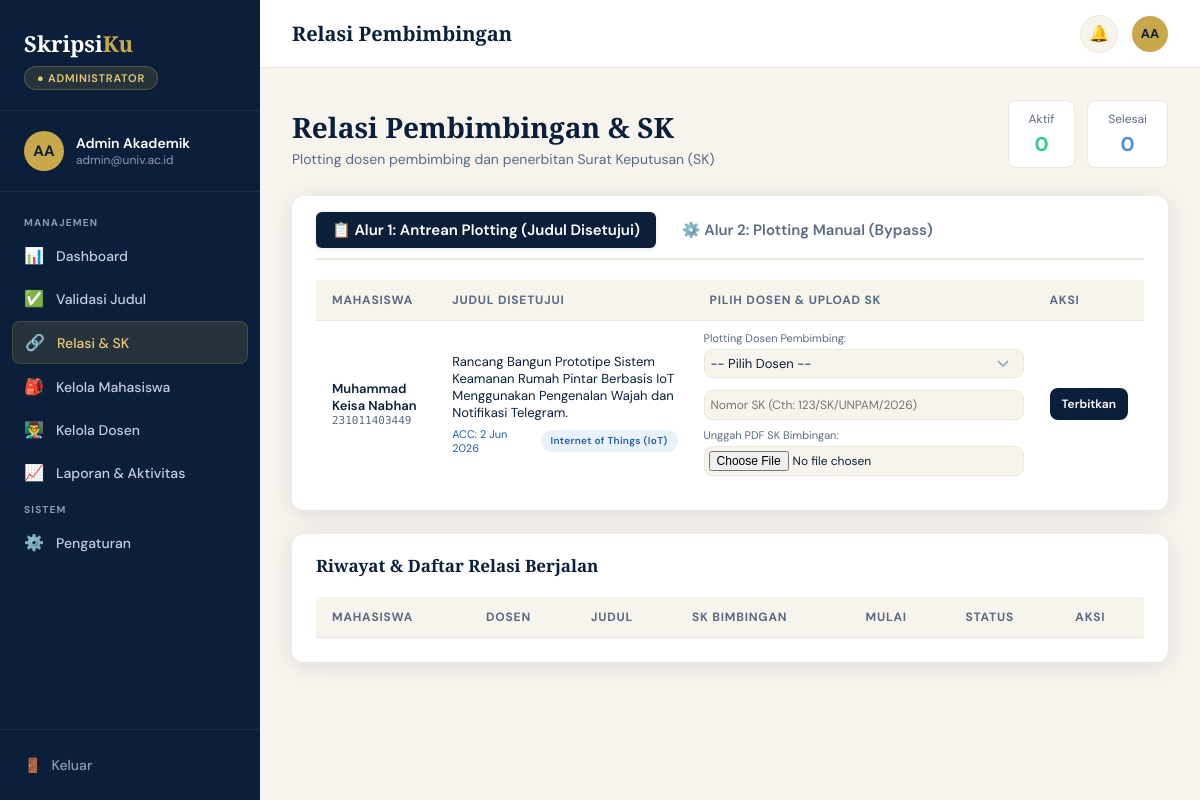
Screenshot of /admin/relasi.php (signed in) with the database file from the repository.
### tables this page shows
CREATE TABLE `judul_skripsi` (
  `id_judul` int(11) NOT NULL,
  `id_mahasiswa` int(11) NOT NULL,
  `judul_indonesia` text NOT NULL,
  `judul_alternatif_1` text DEFAULT NULL,
  `judul_alternatif_2` text DEFAULT NULL,
  `bidang_penelitian` varchar(100) NOT NULL,
  `latar_belakang` text DEFAULT NULL,
  `metode_penelitian` enum('Agile Software Development','Waterfall Model','RAD (Rapid Application Development)','Prototyping','CRISP-DM (Data Science)','Riset Eksperimental','Kuantitatif','Kualitatif','Lainnya') DEFAULT NULL COMMENT 'Metode pengembangan aplikasi atau penelitian',
  `iterasi` tinyint(3) UNSIGNED NOT NULL DEFAULT 1,
  `usulan_dosen` int(11) DEFAULT NULL COMMENT 'ID Dosen yang diusulkan oleh mahasiswa',
  `status` enum('draft','diajukan','revisi','disetujui','ditolak') NOT NULL DEFAULT 'draft',
  `tgl_pengajuan` datetime NOT NULL DEFAULT current_timestamp(),
  `file_proposal` varchar(255) DEFAULT NULL,
  `file_transkrip` varchar(255) DEFAULT NULL
);

CREATE TABLE `user` (
  `id_user` int(11) NOT NULL,
  `nama_lengkap` varchar(100) NOT NULL,
  `email` varchar(100) NOT NULL,
  `password_hash` varchar(255) NOT NULL,
  `role` enum('mahasiswa','dosen','admin') NOT NULL,
  `status` enum('aktif','nonaktif') NOT NULL DEFAULT 'aktif',
  `created_at` timestamp NOT NULL DEFAULT current_timestamp(),
  `updated_at` timestamp NOT NULL DEFAULT current_timestamp() ON UPDATE current_timestamp(),
  `last_login` datetime DEFAULT NULL
);

CREATE TABLE `mahasiswa` (
  `id_mahasiswa` int(11) NOT NULL,
  `id_user` int(11) NOT NULL,
  `id_prodi` int(11) NOT NULL,
  `nim` varchar(20) NOT NULL,
  `angkatan` year(4) NOT NULL,
  `status_skripsi` enum('belum','proses','selesai') NOT NULL DEFAULT 'belum',
  `no_telepon` varchar(15) DEFAULT NULL
);

### config/db.php (called while the page is built, shortened)
<?php
function getDB(): PDO {
    static $pdo = null;
    if ($pdo === null) {
        $dsn = sprintf('mysql:host=%s;dbname=%s;charset=%s', DB_HOST, DB_NAME, DB_CHAR);
        $pdo = new PDO($dsn, DB_USER, DB_PASS, [
            PDO::ATTR_ERRMODE            => PDO::ERRMODE_EXCEPTION,
            PDO::ATTR_DEFAULT_FETCH_MODE => PDO::FETCH_ASSOC,
            PDO::ATTR_EMULATE_PREPARES   => false,
        ]);
    }
    return $pdo;
}
function fetchAll(string $sql, array $params = []): array {
    $stmt = getDB()->prepare($sql);
    $stmt->execute($params);
    return $stmt->fetchAll();
}

### config/auth.php (called while the page is built, shortened)
<?php
function e(?string $s): string {
    return htmlspecialchars((string)$s, ENT_QUOTES, 'UTF-8');
}
require_once __DIR__ . '/format.php';

### config/format.php (called while the page is built, shortened)
<?php
function tgl(?string $waktu, string $format = 'pendek'): string {
    $ts = is_numeric($waktu) ? (int)$waktu : strtotime($waktu);
    $d   = (int)date('j', $ts);
    $m   = (int)date('n', $ts);
    $y   = date('Y', $ts);
    $jam = date('H.i', $ts);
    $hari = NAMA_HARI[(int)date('w', $ts)];
    $pendek = sprintf('%d %s %s', $d, BULAN_PENDEK[$m], $y);
    return match ($format) {
        'jam'       => "$pendek, $jam",
        'hari'      => "$hari, $pendek",
        'harijam'   => "$hari, $pendek, $jam",
        'panjang'   => sprintf('%d %s %s', $d, NAMA_BULAN[$m], $y),
        'lengkap'   => sprintf('%s, %d %s %s', $hari, $d, NAMA_BULAN[$m], $y),
        'tglbln'    => sprintf('%d %s', $d, BULAN_PENDEK[$m]),
        'tglblnjam' => sprintf('%d %s, %s', $d, BULAN_PENDEK[$m], $jam),
        default     => $pendek,
    };
}

### admin/relasi.php (the view, shortened to what this page needs)
<?php
require_once __DIR__ . '/../config/db.php';
require_once __DIR__ . '/../config/auth.php';
$antreanPlotting = fetchAll(
    'SELECT j.id_judul, j.judul_indonesia, j.bidang_penelitian, j.usulan_dosen, m.id_mahasiswa, m.nim, u.nama_lengkap, j.tgl_pengajuan, ud.nama_lengkap AS nama_dosen_usulan
     FROM judul_skripsi j
     JOIN mahasiswa m ON m.id_mahasiswa = j.id_mahasiswa
     JOIN user u ON u.id_user = m.id_user
     LEFT JOIN dosen d_usul ON d_usul.id_dosen = j.usulan_dosen
     LEFT JOIN user ud ON ud.id_user = d_usul.id_user
     WHERE j.status = "disetujui"
     AND NOT EXISTS (
         SELECT 1 FROM bimbingan b WHERE b.id_mahasiswa = m.id_mahasiswa AND b.status = "aktif"
     )
     ORDER BY j.tgl_pengajuan ASC'
);
include __DIR__ . '/../includes/header.php';
include __DIR__ . '/../includes/sidebar.php';
?>
<div class="layout"><main class="main">
<?php include __DIR__ . '/../includes/topbar.php'; ?>
<div class="content">
  <div class="page-header" style="display:flex; justify-content:space-between; align-items:flex-end;">
      <div>
          <h1>Relasi Pembimbingan & SK</h1>
          <p>Plotting dosen pembimbing dan penerbitan Surat Keputusan (SK)</p>
      </div>
      <div style="display:flex; gap:12px;">
          <?php foreach ([
            ['Aktif',  countRows('SELECT COUNT(*) FROM bimbingan WHERE status="aktif"'),    'success'],
            ['Selesai',countRows('SELECT COUNT(*) FROM bimbingan WHERE status="selesai"'), 'info']
          ] as [$l,$n,$b]): ?>
            <div style="background:var(--white); border:1px solid var(--cream-dark); padding:10px 20px; border-radius:8px; text-align:center;">
                <div style="font-size:12px; color:var(--slate); margin-bottom:4px;"><?= $l ?></div>
                <div style="font-size:20px; font-weight:700; color:var(--<?= $b ?>);"><?= $n ?></div>
            </div>
          <?php endforeach; ?>
      </div>
  </div>
  <div class="card tab-container">
      <div class="card-body">
          <div class="tab-header">
              <button class="tab-btn active" onclick="switchTab('ajuan')">📋 Alur 1: Antrean Plotting (Judul Disetujui)</button>
              <button class="tab-btn" onclick="switchTab('manual')">⚙️ Alur 2: Plotting Manual (Bypass)</button>
          </div>
          <div id="tab_ajuan" class="tab-content active">
              <?php if(empty($antreanPlotting)): ?>
                  <div class="empty-state" style="padding: 30px;">
                      <div class="empty-icon">✅</div>
                      <div class="empty-title">Semua Ajuan Telah Diplot</div>
                      <div class="empty-sub">Tidak ada judul disetujui yang menunggu penetapan pembimbing & SK.</div>
                  </div>
              <?php else: ?>
                  <div class="table-wrap">
                      <table>
                          <thead>
                              <tr>
                                  <th>Mahasiswa</th>
                                  <th>Judul Disetujui</th>
                                  <th style="width:340px;">Pilih Dosen & Upload SK</th>
                                  <th style="width:100px;">Aksi</th>
                              </tr>
                          </thead>
                          <tbody>
                              <?php foreach($antreanPlotting as $ap): ?>
                              <tr>
                                  <td>
                                      <div style="font-weight:600; font-size:13px;"><?= e($ap['nama_lengkap']) ?></div>
                                      <div class="mono" style="font-size:11px; color:var(--slate);"><?= e($ap['nim']) ?></div>
                                  </td>
                                  <td style="font-size:13px;">
                                      <?= e($ap['judul_indonesia']) ?>
                                      <div style="display:flex; gap:8px; align-items:center; margin-top:6px;">
                                          <div style="font-size:11px; color:var(--info-text);">ACC: <?= tgl($ap['tgl_pengajuan']) ?></div>
                                          <span class="badge info" style="font-size:10px;"><?= e($ap['bidang_penelitian']) ?></span>
                                      </div>
                                  </td>
                                  <form method="POST" enctype="multipart/form-data"><?= csrfField() ?>
                                      <td style="padding: 10px;">
                                          <div style="font-size:11px; color:var(--slate); margin-bottom:4px;">Plotting Dosen Pembimbing:</div>
                                          <select class="form-input" name="id_dosen" style="padding:6px; font-size:13px; margin-bottom:12px;" required>
                                              <option value="" disabled selected>-- Pilih Dosen --</option>
                                          </select>
                                          <input type="text" class="form-input" name="no_sk" placeholder="Nomor SK (Cth: 123/SK/UNPAM/2026)" style="padding:6px; font-size:12px; margin-bottom:8px;" required>
                                          <div style="font-size:11px; color:var(--slate); margin-bottom:4px;">Unggah PDF SK Bimbingan:</div>
                                          <input type="file" name="file_sk" accept=".pdf" class="form-input" style="padding:4px; font-size:12px;" required>
                                      </td>
                                      <td>
                                          <button type="submit" class="btn btn-primary" style="padding:8px 12px; font-size:12px; width: 100%; justify-content: center;">Terbitkan</button>
                                      </td>
                                  </form>
                              </tr>
                              <?php endforeach; ?>
                          </tbody>
                      </table>
                  </div>
              <?php endif; ?>
          </div>
      </div>
  </div>
  <div class="card">
    <div class="card-header"><div class="card-title">Riwayat & Daftar Relasi Berjalan</div></div>
    <div class="card-body">
      <div class="table-wrap">
        <table>
          <thead><tr><th>Mahasiswa</th><th>Dosen</th><th>Judul</th><th>SK Bimbingan</th><th>Mulai</th><th>Status</th><th>Aksi</th></tr></thead>
        </table>
      </div>
    </div>
  </div>
</div>
<?php include __DIR__ . '/../includes/footer.php'; ?>

### assets/style.css (style rules this page uses)
:root { --navy: #0B1F3A; --navy-mid: #132848; --navy-light: #1E3A5F; --gold: #C9A84C; --gold-light: #E8C97A; --cream: #F7F3ED; --cream-dark: #EDE7DC; --white: #FFFFFF; --slate: #5B6B85; --slate-on-dark: #8B9BB4; --slate-light: #C2CEDF; --success: #2ECC8A; --warn: #F5A623; --danger: #E85454; --info: #4A90D9; --success-text: #12784C; --warn-text: #94590A; --danger-text: #B3261E; --info-text: #1F5FA6; --gold-text: #8A6914; --sidebar-w: 260px; --radius: 12px; --radius-sm: 8px; --shadow: 0 4px 24px rgba(11, 31, 58, 0.10); --shadow-lg: 0 12px 48px rgba(11, 31, 58, 0.18); }
*, *::before, *::after { box-sizing: border-box; margin: 0; padding: 0; }
body { font-family: 'DM Sans', sans-serif; background: var(--cream); color: var(--navy); min-height: 100vh; }
.form-input { width: 100%; padding: 12px 16px; border: 1.5px solid var(--cream-dark); border-radius: var(--radius-sm); font-family: 'DM Sans', sans-serif; font-size: 14px; color: var(--navy); background: var(--cream); transition: border-color .2s, box-shadow .2s; outline: none; }
select.form-input { cursor: pointer; appearance: none; background-repeat: no-repeat; background-position: right 14px center; padding-right: 36px; }
.btn { display: inline-flex; align-items: center; gap: 8px; padding: 11px 20px; border-radius: var(--radius-sm); font-family: 'DM Sans', sans-serif; font-size: 14px; font-weight: 600; cursor: pointer; transition: all .2s; border: none; text-decoration: none; white-space: nowrap; }
.btn-primary { background: var(--navy); color: var(--white); }
.layout { display: flex; min-height: 100vh; }
.main { margin-left: var(--sidebar-w); flex: 1; display: flex; flex-direction: column; min-height: 100vh; }
.content { padding: 32px; flex: 1; }
.page-header { margin-bottom: 28px; }
.page-header h1 { font-family: 'Playfair Display', serif; font-size: 28px; font-weight: 700; color: var(--navy); margin-bottom: 4px; }
.page-header p { font-size: 14px; color: var(--slate); }
.card { background: var(--white); border-radius: var(--radius); box-shadow: var(--shadow); overflow: hidden; }
.card-header { padding: 20px 24px 0; display: flex; align-items: center; justify-content: space-between; margin-bottom: 4px; }
.card-title { font-family: 'Playfair Display', serif; font-size: 17px; font-weight: 600; color: var(--navy); }
.card-body { padding: 16px 24px 24px; }
.table-wrap { overflow-x: auto; }
table { width: 100%; border-collapse: collapse; }
thead th { text-align: left; font-size: 11px; font-weight: 700; letter-spacing: .8px; text-transform: uppercase; color: var(--slate); padding: 12px 16px; border-bottom: 1px solid var(--cream-dark); background: var(--cream); }
tbody tr { transition: background .15s; }
tbody td { padding: 14px 16px; font-size: 14px; color: var(--navy); border-bottom: 1px solid var(--cream-dark); vertical-align: middle; }
tbody tr:last-child td { border-bottom: none; }
.badge { display: inline-flex; align-items: center; gap: 5px; padding: 4px 10px; border-radius: 100px; font-size: 12px; font-weight: 600; letter-spacing: .3px; white-space: nowrap; }
.badge.info { background: rgba(74, 144, 217, .12); color: var(--info-text); }
.tab-btn { padding: 8px 20px; border-radius: 6px; border: none; background: none; font-family: 'DM Sans', sans-serif; font-size: 14px; font-weight: 500; color: var(--slate); cursor: pointer; transition: all .2s; text-decoration: none; }
.tab-btn.active { background: var(--white); color: var(--navy); font-weight: 600; box-shadow: 0 1px 4px rgba(11, 31, 58, .1); }
.mono { font-family: 'DM Mono', monospace; }
.main, .content, .card, .form-card, .grid-2 > *, .grid-3 > *, .form-row > *, .split > * { min-width: 0; }
.table-wrap { overflow-x: auto; -webkit-overflow-scrolling: touch; max-width: 100%; }
td .badge, td .mono, .nowrap { white-space: nowrap; }
.badge { align-self: center; flex-shrink: 0; line-height: 1.4; }
thead th { font-size: 12px; }

### admin/relasi.php (style rules this page uses)
.tab-container { margin-bottom: 24px; }
.tab-header { display: flex; gap: 10px; border-bottom: 2px solid var(--cream-dark); padding-bottom: 10px; margin-bottom: 20px; }
.tab-btn { background: none; border: none; font-size: 15px; font-weight: 600; color: var(--slate); cursor: pointer; padding: 8px 16px; border-radius: 6px; transition: 0.2s; }
.tab-btn.active { background: var(--navy); color: var(--white); }
.tab-content { display: none; }
.tab-content.active { display: block; animation: fadeIn 0.3s ease; }

### rows the page displays
judul_skripsi: user.nama_lengkap "Muhammad Keisa Nabhan", id_mahasiswa.nim "231011403449", judul_indonesia "Rancang Bangun Prototipe Sistem Keamanan Rumah Pintar Berbasis IoT Menggunakan Pengenalan Wajah dan Notifikasi Telegram.", tgl_pengajuan "2 Jun 2026", bidang_penelitian "Internet of Things (IoT)"

### other values shown
$roleLabel "ADMINISTRATOR"
$initials "AA"
$user['nama_lengkap'] "Admin Akademik"
$user['email'] "admin@univ.ac.id"
$group['section'] "MANAJEMEN"
$item['icon'] "📊"
$item['label'] "Dashboard"
$item['icon'] "✅"
$item['label'] "Validasi Judul"
$item['icon'] "🔗"
$item['label'] "Relasi & SK"
$item['icon'] "🎒"
$item['label'] "Kelola Mahasiswa"
$item['icon'] "👨‍🏫"
$item['label'] "Kelola Dosen"
